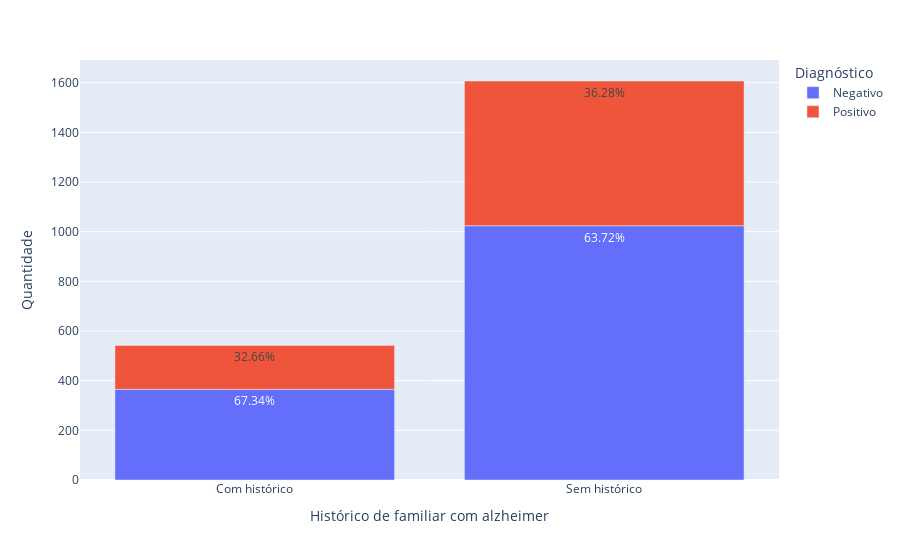

Notebook source saved alongside this figure:
### Markdown cell above
- Levando em conta as porcentagens de alzheimer de acordo com o nível de educação, é perceptível uma pequena queda nos diagnóstico de alzheimer quanto mais avançado é a educação

### Code cell
df2 = df.copy()[["Diagnosis", "FamilyHistoryAlzheimers"]]

df2.replace({
    "Diagnosis": {
        0: "Negativo",
        1: "Positivo",
    },
    "FamilyHistoryAlzheimers": {
        0: "Sem histórico",
        1: "Com histórico"
    }
    }, 
    inplace=True)

df2
df2_p = df2.groupby(['FamilyHistoryAlzheimers', 'Diagnosis']).size()
porcentagem = df2_p.groupby(level=0).apply(lambda x: x * 100 / sum(x)).values

df2_p = df2_p.reset_index().rename(columns={0: "Quantidade"})

df2_p["Porcentagem"] = porcentagem
df2_p["Porcentagem"] = df2_p["Porcentagem"].apply(lambda x: '{0:1.2f}%'.format(x))

fig = px.bar(
    df2_p, 
    x="FamilyHistoryAlzheimers", 
    y="Quantidade", 
    color="Diagnosis", 
    text="Porcentagem", 
    labels={
        "FamilyHistoryAlzheimers": "Histórico de familiar com alzheimer",
        "Diagnosis": "Diagnóstico"
    }
)
fig.show()

### Figure 1 — Plotly figure (JSON) as saved in the notebook; plotly's stock layout.template omitted (floating-point values rounded to 4 significant figures)
{"data": [{"alignmentgroup": "True", "hovertemplate": "Diagnóstico=Negativo<br>Histórico de familiar com alzheimer=%{x}<br>Quantidade=%{y}<br>Porcentagem=%{text}<extra></extra>", "legendgroup": "Negativo", "marker": {"color": "#636efa", "pattern": {"shape": ""}}, "name": "Negativo", "offsetgroup": "Negativo", "orientation": "v", "showlegend": true, "text": ["67.34%", "63.72%"], "textposition": "auto", "type": "bar", "x": ["Com histórico", "Sem histórico"], "xaxis": "x", "y": [365, 1024], "yaxis": "y"}, {"alignmentgroup": "True", "hovertemplate": "Diagnóstico=Positivo<br>Histórico de familiar com alzheimer=%{x}<br>Quantidade=%{y}<br>Porcentagem=%{text}<extra></extra>", "legendgroup": "Positivo", "marker": {"color": "#EF553B", "pattern": {"shape": ""}}, "name": "Positivo", "offsetgroup": "Positivo", "orientation": "v", "showlegend": true, "text": ["32.66%", "36.28%"], "textposition": "auto", "type": "bar", "x": ["Com histórico", "Sem histórico"], "xaxis": "x", "y": [177, 583], "yaxis": "y"}], "layout": {"barmode": "relative", "legend": {"title": {"text": "Diagnóstico"}, "tracegroupgap": 0}, "margin": {"t": 60}, "xaxis": {"anchor": "y", "domain": [0, 1], "title": {"text": "Histórico de familiar com alzheimer"}}, "yaxis": {"anchor": "x", "domain": [0, 1], "title": {"text": "Quantidade"}}}}
